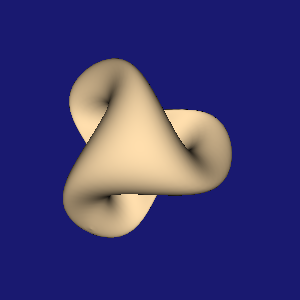

Write Python code to recreate this figure.
#!/usr/bin/env python

# Render a single vtkParametricBoy surface, centered and
# normalized to fit the viewport.

# Factory overrides: importing these modules registers the OpenGL rendering
# and interaction style implementations for vtkRenderingCore factory classes.
import vtkmodules.vtkInteractionStyle  # noqa: F401
import vtkmodules.vtkRenderingOpenGL2  # noqa: F401
# VTK pipeline classes used in this example
from vtkmodules.vtkCommonComputationalGeometry import vtkParametricBoy
from vtkmodules.vtkFiltersSources import vtkParametricFunctionSource
from vtkmodules.vtkRenderingCore import (
    vtkActor,
    vtkPolyDataMapper,
    vtkRenderWindow,
    vtkRenderWindowInteractor,
    vtkRenderer,
)

# Colors (normalized RGB)
navajo_white_rgb = (1.0, 0.871, 0.678)
midnight_blue_rgb = (0.098, 0.098, 0.439)

# Parametric function: define Boy's surface
parametric_fn = vtkParametricBoy()

# Source: sample the parametric function to produce polygonal output
source = vtkParametricFunctionSource()
source.SetParametricFunction(parametric_fn)
source.SetUResolution(51)
source.SetVResolution(51)
source.SetWResolution(51)
source.Update()

# Normalize: scale and center the surface to fit the viewport
bounds = source.GetOutput().GetBounds()
max_dim = max(bounds[1] - bounds[0], bounds[3] - bounds[2], bounds[5] - bounds[4])
scale = 3.0 / max_dim if max_dim > 0 else 1.0
cx = (bounds[0] + bounds[1]) / 2.0
cy = (bounds[2] + bounds[3]) / 2.0
cz = (bounds[4] + bounds[5]) / 2.0

# Mapper: map polygon data to graphics primitives
mapper = vtkPolyDataMapper()
mapper.SetInputConnection(source.GetOutputPort())
# Actor: position and scale the mapped geometry
actor = vtkActor()
actor.SetMapper(mapper)
actor.GetProperty().SetColor(navajo_white_rgb)
actor.SetScale(scale, scale, scale)
actor.SetPosition(-cx * scale, -cy * scale, -cz * scale)

# Renderer: assemble the scene and configure the camera
renderer = vtkRenderer()
renderer.AddActor(actor)
renderer.SetBackground(midnight_blue_rgb)

# Window
render_window = vtkRenderWindow()
render_window.AddRenderer(renderer)
render_window.SetWindowName("parametric object boy")
render_window.SetMultiSamples(0)
render_window.SetSize(300, 300)

# Interactor
render_window_interactor = vtkRenderWindowInteractor()
render_window_interactor.SetRenderWindow(render_window)

# Scene: configure the camera
renderer.ResetCamera()

render_window_interactor.Initialize()
render_window_interactor.Start()
